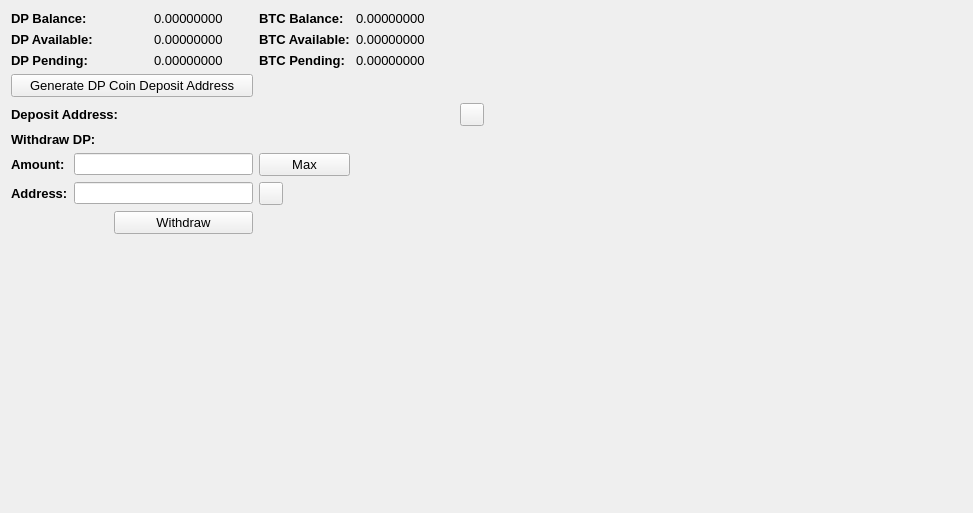
     <widget class="QWidget" name="BalanceTab">
      <attribute name="title">
       <string>Balance</string>
      </attribute>
      <layout class="QGridLayout" name="gridLayout_2">
       <item row="0" column="0" colspan="2">
        <widget class="QLabel" name="label_11">
         <property name="font">
          <font>
           <pointsize>10</pointsize>
           <weight>75</weight>
           <bold>true</bold>
          </font>
         </property>
         <property name="text">
          <string>DP Balance:</string>
         </property>
        </widget>
       </item>
       <item row="0" column="3">
        <widget class="QLabel" name="DPBalanceLabel">
         <property name="font">
          <font>
           <pointsize>10</pointsize>
          </font>
         </property>
         <property name="text">
          <string>0.00000000</string>
         </property>
         <property name="textInteractionFlags">
          <set>Qt::LinksAccessibleByMouse|Qt::TextSelectableByMouse</set>
         </property>
        </widget>
       </item>
       <item row="0" column="4">
        <widget class="QLabel" name="label_12">
         <property name="font">
          <font>
           <pointsize>10</pointsize>
           <weight>75</weight>
           <bold>true</bold>
          </font>
         </property>
         <property name="text">
          <string>BTC Balance:</string>
         </property>
        </widget>
       </item>
       <item row="0" column="5">
        <widget class="QLabel" name="BitcoinBalanceLabel">
         <property name="font">
          <font>
           <pointsize>10</pointsize>
          </font>
         </property>
         <property name="text">
          <string>0.00000000</string>
         </property>
         <property name="textInteractionFlags">
          <set>Qt::LinksAccessibleByMouse|Qt::TextSelectableByMouse</set>
         </property>
        </widget>
       </item>
       <item row="0" column="7" rowspan="10">
        <spacer name="horizontalSpacer_4">
         <property name="orientation">
          <enum>Qt::Horizontal</enum>
         </property>
         <property name="sizeHint" stdset="0">
          <size>
           <width>478</width>
           <height>488</height>
          </size>
         </property>
        </spacer>
       </item>
       <item row="1" column="0" colspan="2">
        <widget class="QLabel" name="label_13">
         <property name="font">
          <font>
           <pointsize>10</pointsize>
           <weight>75</weight>
           <bold>true</bold>
          </font>
         </property>
         <property name="text">
          <string>DP Available:</string>
         </property>
        </widget>
       </item>
       <item row="1" column="3">
        <widget class="QLabel" name="DPAvailableLabel_2">
         <property name="font">
          <font>
           <pointsize>10</pointsize>
          </font>
         </property>
         <property name="text">
          <string>0.00000000</string>
         </property>
         <property name="textInteractionFlags">
          <set>Qt::LinksAccessibleByMouse|Qt::TextSelectableByMouse</set>
         </property>
        </widget>
       </item>
       <item row="1" column="4">
        <widget class="QLabel" name="label_15">
         <property name="font">
          <font>
           <pointsize>10</pointsize>
           <weight>75</weight>
           <bold>true</bold>
          </font>
         </property>
         <property name="text">
          <string>BTC Available:</string>
         </property>
        </widget>
       </item>
       <item row="1" column="5">
        <widget class="QLabel" name="BitcoinAvailableLabel">
         <property name="font">
          <font>
           <pointsize>10</pointsize>
          </font>
         </property>
         <property name="text">
          <string>0.00000000</string>
         </property>
         <property name="textInteractionFlags">
          <set>Qt::LinksAccessibleByMouse|Qt::TextSelectableByMouse</set>
         </property>
        </widget>
       </item>
       <item row="2" column="0" colspan="2">
        <widget class="QLabel" name="label_14">
         <property name="font">
          <font>
           <pointsize>10</pointsize>
           <weight>75</weight>
           <bold>true</bold>
          </font>
         </property>
         <property name="text">
          <string>DP Pending:</string>
         </property>
        </widget>
       </item>
       <item row="2" column="3">
        <widget class="QLabel" name="DPPendingLabel">
         <property name="font">
          <font>
           <pointsize>10</pointsize>
          </font>
         </property>
         <property name="text">
          <string>0.00000000</string>
         </property>
         <property name="textInteractionFlags">
          <set>Qt::LinksAccessibleByMouse|Qt::TextSelectableByMouse</set>
         </property>
        </widget>
       </item>
       <item row="2" column="4">
        <widget class="QLabel" name="label_31">
         <property name="font">
          <font>
           <pointsize>10</pointsize>
           <weight>75</weight>
           <bold>true</bold>
          </font>
         </property>
         <property name="text">
          <string>BTC Pending:</string>
         </property>
        </widget>
       </item>
       <item row="2" column="5">
        <widget class="QLabel" name="BitcoinPendingLabel">
         <property name="font">
          <font>
           <pointsize>10</pointsize>
          </font>
         </property>
         <property name="text">
          <string>0.00000000</string>
         </property>
         <property name="textInteractionFlags">
          <set>Qt::LinksAccessibleByMouse|Qt::TextSelectableByMouse</set>
         </property>
        </widget>
       </item>
       <item row="3" column="0" colspan="4">
        <widget class="QPushButton" name="GenDepositBTN">
         <property name="font">
          <font>
           <pointsize>10</pointsize>
          </font>
         </property>
         <property name="text">
          <string>Generate DP Coin Deposit Address</string>
         </property>
        </widget>
       </item>
       <item row="4" column="0" colspan="3">
        <widget class="QLabel" name="label_33">
         <property name="font">
          <font>
           <pointsize>10</pointsize>
           <weight>75</weight>
           <bold>true</bold>
          </font>
         </property>
         <property name="text">
          <string>Deposit Address:</string>
         </property>
        </widget>
       </item>
       <item row="4" column="3" colspan="3">
        <widget class="QLabel" name="DepositAddressLabel">
         <property name="minimumSize">
          <size>
           <width>300</width>
           <height>0</height>
          </size>
         </property>
         <property name="palette">
          <palette>
           <active>
            <colorrole role="WindowText">
             <brush brushstyle="SolidPattern">
              <color alpha="255">
               <red>0</red>
               <green>0</green>
               <blue>0</blue>
              </color>
             </brush>
            </colorrole>
            <colorrole role="Text">
             <brush brushstyle="SolidPattern">
              <color alpha="255">
               <red>0</red>
               <green>0</green>
               <blue>255</blue>
              </color>
             </brush>
            </colorrole>
           </active>
           <inactive>
            <colorrole role="WindowText">
             <brush brushstyle="SolidPattern">
              <color alpha="255">
               <red>0</red>
               <green>0</green>
               <blue>0</blue>
              </color>
             </brush>
            </colorrole>
            <colorrole role="Text">
             <brush brushstyle="SolidPattern">
              <color alpha="255">
               <red>0</red>
               <green>0</green>
               <blue>255</blue>
              </color>
             </brush>
            </colorrole>
           </inactive>
           <disabled>
            <colorrole role="WindowText">
             <brush brushstyle="SolidPattern">
              <color alpha="255">
               <red>120</red>
               <green>120</green>
               <blue>120</blue>
              </color>
             </brush>
            </colorrole>
            <colorrole role="Text">
             <brush brushstyle="SolidPattern">
              <color alpha="255">
               <red>120</red>
               <green>120</green>
               <blue>120</blue>
              </color>
             </brush>
            </colorrole>
           </disabled>
          </palette>
         </property>
         <property name="font">
          <font>
           <pointsize>10</pointsize>
           <weight>75</weight>
           <bold>true</bold>
          </font>
         </property>
         <property name="text">
          <string/>
         </property>
         <property name="alignment">
          <set>Qt::AlignRight|Qt::AlignTrailing|Qt::AlignVCenter</set>
         </property>
         <property name="textInteractionFlags">
          <set>Qt::LinksAccessibleByMouse|Qt::TextSelectableByKeyboard|Qt::TextSelectableByMouse</set>
         </property>
        </widget>
       </item>
       <item row="4" column="6">
        <widget class="QToolButton" name="DepositCopyButton">
         <property name="toolTip">
          <string>Copy to clipboard</string>
         </property>
         <property name="text">
          <string/>
         </property>
         <property name="icon">
          <iconset resource="../bitcoin.qrc">
           <normaloff>:/icons/editcopy</normaloff>:/icons/editcopy</iconset>
         </property>
         <property name="shortcut">
          <string>Alt+P</string>
         </property>
        </widget>
       </item>
       <item row="5" column="0" colspan="2">
        <widget class="QLabel" name="label_34">
         <property name="font">
          <font>
           <pointsize>10</pointsize>
           <weight>75</weight>
           <bold>true</bold>
          </font>
         </property>
         <property name="text">
          <string>Withdraw DP:</string>
         </property>
        </widget>
       </item>
       <item row="6" column="0">
        <widget class="QLabel" name="label_26">
         <property name="font">
          <font>
           <pointsize>10</pointsize>
           <weight>75</weight>
           <bold>true</bold>
          </font>
         </property>
         <property name="text">
          <string>Amount:</string>
         </property>
        </widget>
       </item>
       <item row="6" column="1" colspan="3">
        <widget class="QLineEdit" name="WithdrawUnitsInput">
         <property name="font">
          <font>
           <pointsize>9</pointsize>
           <weight>75</weight>
           <bold>true</bold>
          </font>
         </property>
         <property name="text">
          <string/>
         </property>
        </widget>
       </item>
       <item row="6" column="4">
        <widget class="QPushButton" name="Withdraw_Max_Amount">
         <property name="font">
          <font>
           <pointsize>10</pointsize>
          </font>
         </property>
         <property name="text">
          <string>Max</string>
         </property>
        </widget>
       </item>
       <item row="7" column="0">
        <widget class="QLabel" name="label_10">
         <property name="font">
          <font>
           <pointsize>10</pointsize>
           <weight>75</weight>
           <bold>true</bold>
          </font>
         </property>
         <property name="text">
          <string>Address:</string>
         </property>
        </widget>
       </item>
       <item row="7" column="1" colspan="3">
        <widget class="QLineEdit" name="WithdrawAddress">
         <property name="font">
          <font>
           <pointsize>9</pointsize>
           <weight>75</weight>
           <bold>true</bold>
          </font>
         </property>
        </widget>
       </item>
       <item row="7" column="4">
        <widget class="QToolButton" name="WithdrawPasteButton">
         <property name="toolTip">
          <string>Paste from clipboard</string>
         </property>
         <property name="text">
          <string/>
         </property>
         <property name="icon">
          <iconset resource="../bitcoin.qrc">
           <normaloff>:/icons/editpaste</normaloff>:/icons/editpaste</iconset>
         </property>
         <property name="shortcut">
          <string>Alt+P</string>
         </property>
        </widget>
       </item>
       <item row="8" column="2" colspan="2">
        <widget class="QPushButton" name="WithdrawUnitsBtn">
         <property name="font">
          <font>
           <pointsize>10</pointsize>
          </font>
         </property>
         <property name="text">
          <string>Withdraw</string>
         </property>
        </widget>
       </item>
       <item row="9" column="0" colspan="6">
        <spacer name="verticalSpacer">
         <property name="orientation">
          <enum>Qt::Vertical</enum>
         </property>
         <property name="sizeHint" stdset="0">
          <size>
           <width>428</width>
           <height>262</height>
          </size>
         </property>
        </spacer>
       </item>
      </layout>
      <zorder>label_31</zorder>
      <zorder>label_15</zorder>
      <zorder>label_12</zorder>
      <zorder>label_14</zorder>
      <zorder>label_13</zorder>
      <zorder>label_11</zorder>
      <zorder>BitcoinBalanceLabel</zorder>
      <zorder>DPBalanceLabel</zorder>
      <zorder>DPAvailableLabel_2</zorder>
      <zorder>DPPendingLabel</zorder>
      <zorder>BitcoinAvailableLabel</zorder>
      <zorder>BitcoinPendingLabel</zorder>
      <zorder>label_33</zorder>
      <zorder>GenDepositBTN</zorder>
      <zorder>DepositAddressLabel</zorder>
      <zorder>Withdraw_Max_Amount</zorder>
      <zorder>label_34</zorder>
      <zorder>WithdrawUnitsInput</zorder>
      <zorder>label_10</zorder>
      <zorder>label_26</zorder>
      <zorder>WithdrawAddress</zorder>
      <zorder>WithdrawUnitsBtn</zorder>
      <zorder>horizontalSpacer_4</zorder>
      <zorder>verticalSpacer</zorder>
      <zorder>WithdrawPasteButton</zorder>
      <zorder>DepositCopyButton</zorder>
     </widget>
